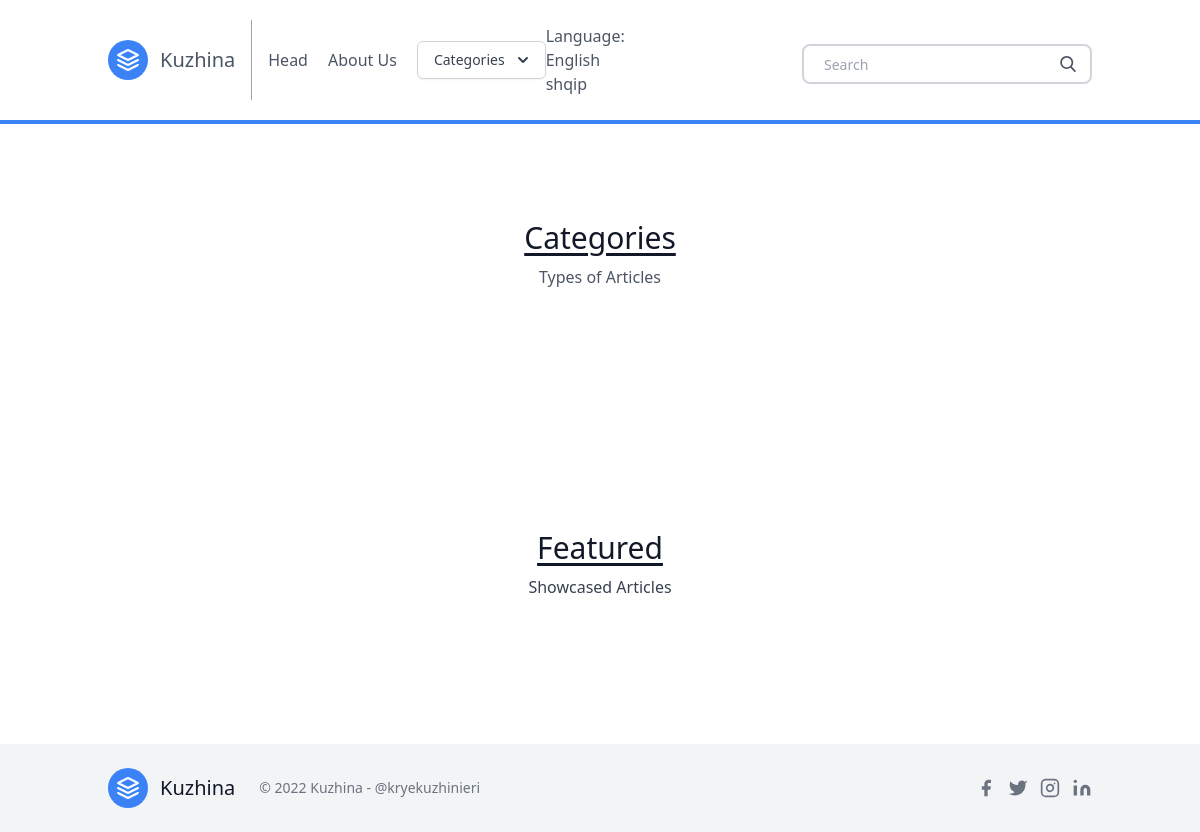
The app's page /en/, older data.
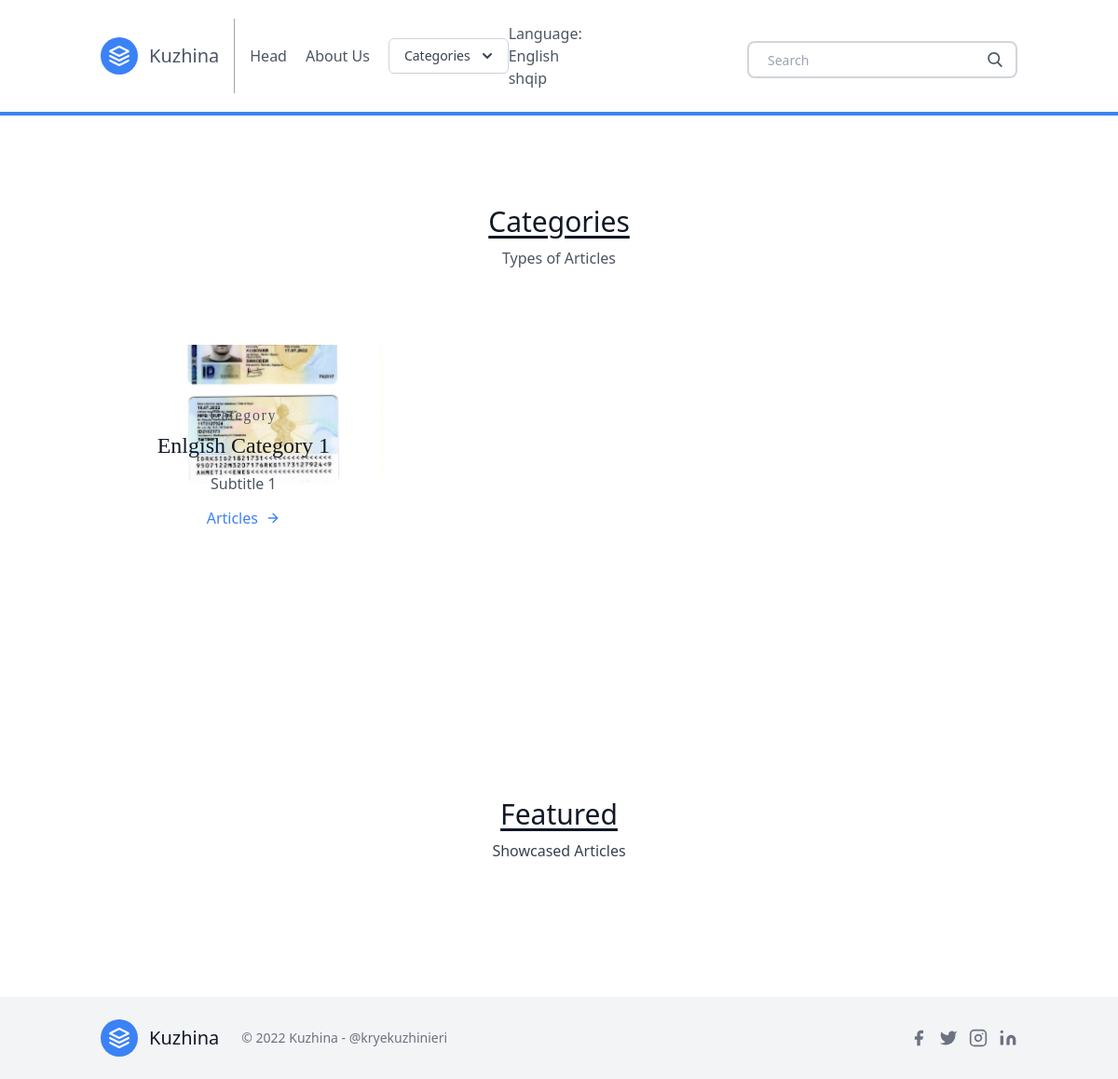
The same page, newer data.
### blog/models.py (models this page shows, shortened)
class Category(models.Model):
    title = models.CharField(_('title'), max_length=20)
    subtitle = models.CharField(_('subtitle'), max_length=20)
    slug = models.SlugField(_('slug'), unique=True)
    thumbnail = models.ImageField(_('thumbnail'))
    language = models.CharField(_('Language'), choices=LANGUAGES, max_length=20, default=LANGUAGES[1])

### blog/views.py (the view)
# urls.py: path('', homepage, name="homepage"),
def homepage(request):
    categories = Category.objects.filter(language=request.LANGUAGE_CODE)
    featured = Post.objects.filter(featured=True, categories__in=categories)
    context = {
        'object_list': featured,
        'categories': categories,
    }
    return render(request, 'homepage.html', context)

### blog/templatetags/markdown_extras.py (called while the page is built)
@register.simple_tag
def get_categories():
    return Category.objects.all()[0:3]

### templates/homepage.html (shortened to what this page needs)
{% extends 'base.html' %}
{% load i18n %}
{% block content %}
<section class="text-gray-600 body-font ">
    <div class="container px-5 py-24 mx-auto">
    <div class="flex flex-wrap w-full mb-20 flex-col items-center text-center">
      <h1 class="sm:text-3xl text-2xl font-medium title-font mb-2 text-gray-900 underline underline-offset-4">
        {% trans "Categories" %}
      </h1>
      <p class="lg:w-1/2 w-full leading-relaxed text-base">
        {% trans "Types of Articles" %}
      </p>
    </div>
      <div class="flex flex-wrap -m-4">
        {% for category in categories %}
        <div class="p-4 lg:w-1/3">
          <div class="transition ease-in-out delay-150 bg-blue-500 hover:-translate-y-1 hover:scale-110 hover:bg-indigo-500 duration-300 w-full bg-cover bg-center bg-gray-300 rounded-lg " style="background-image: url('{{ category.thumbnail.url }}')">
            <div class="h-full bg-white-900 bg-opacity-40 hover:bg-opacity-70 transition duration-300 ease-in-out px-8 pt-16 pb-24 rounded-lg overflow-hidden text-center relative">
            <h2 class="tracking-widest text-1xl title-font font-serif text-black-800 mb-1">
              {% trans "Category" %}
            </h2>
            <h1 class="title-font sm:text-2xl text-xl font-serif text-gray-900 mb-3">
              {{ category.title }}</h1>
            <p class="leading-relaxed mb-3">
              {{ category.subtitle }}</p>
            <a href="{% url 'category_post_list' category.slug %}" class="rounded-lg hover:bg-blue-200 text-blue-500 inline-flex items-center">
              {% trans "Articles" %}
              <svg class="w-4 h-4 ml-2" viewBox="0 0 24 24" stroke="currentColor" stroke-width="2" fill="none" stroke-linecap="round" stroke-linejoin="round">
                <path d="M5 12h14"></path>
                <path d="M12 5l7 7-7 7"></path>
              </svg>
            </a>
          </div>
          </div>
        </div>
        {% endfor %}
      </div>
    </div>
</section>
<section class="blog text-gray-700 body-font">
  <div class="container px-5 py-24 mx-auto">
    <div class="flex flex-wrap w-full mb-20 flex-col items-center text-center">
      <h1 class="sm:text-3xl text-2xl font-medium title-font mb-2 text-gray-900 underline underline-offset-4">
        {% trans "Featured" %}
      </h1>
      <p class="lg:w-1/2 w-full leading-relaxed text-base">
        {% trans "Showcased Articles" %}
      </p>
    </div>
  </div>
</section>
{% endblock content %}

Row changes from the older to the newer data that the page shows:
added Category: thumbnail (picture), title "Enlgish Category 1", subtitle "Subtitle 1"
